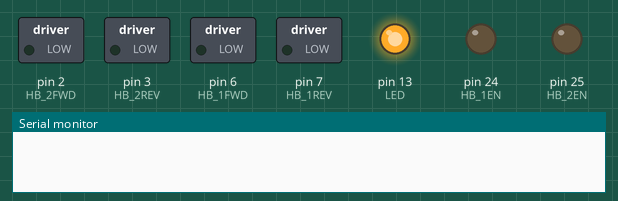
This sketch was run on a simulated Arduino Mega 2560, built with avr-gcc and run on an emulated ATmega2560. Parts: switched loads named in the sketch (green lamp = pin HIGH), output pins drawn as LEDs (lit = HIGH), the last lines printed to the serial monitor.

Above: at 0.7 s.
At 1.7 s:
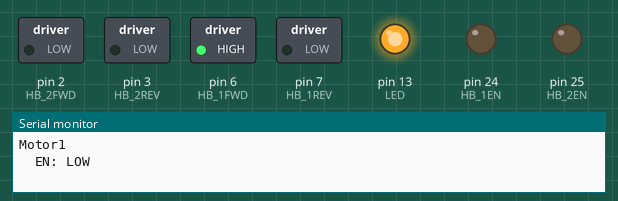
At 2.2 s:
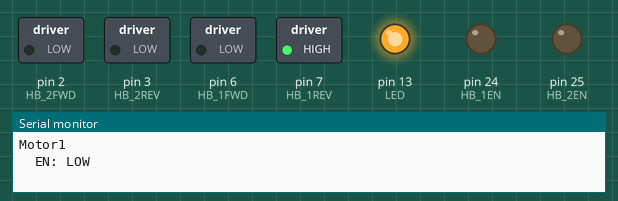
At 2.7 s:
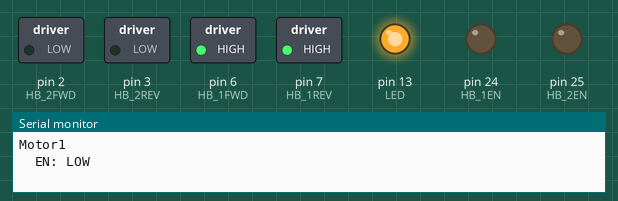
At 4.2 s:
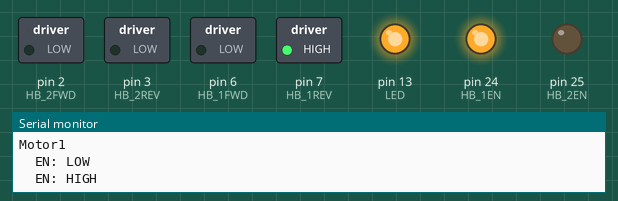
At 5.5 s:
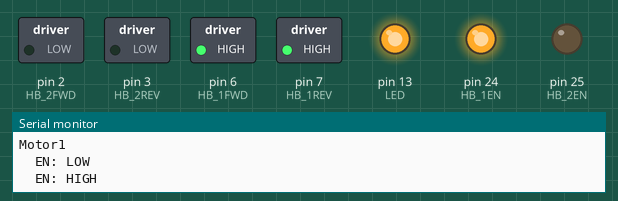
Timing chart, 0 to 6.5 s (numbered marks = the images above):
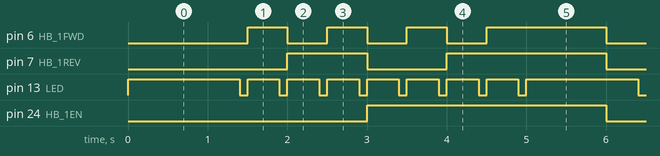

The sketch:

hb_test.ino
```cpp
/*
  hb_test.ino
  Kan gebruikt worden om de LCHB-100 H-brug te testen
*/
// H-bridge pins
#define HB_1REV   7
#define HB_1EN    24
#define HB_1FWD   6
#define HB_2REV   3
#define HB_2EN    25
#define HB_2FWD   2
// Yellow LED
#define LED      13

void setup() {
  pinMode(HB_1REV, OUTPUT);
  pinMode(HB_1EN, OUTPUT);
  pinMode(HB_1FWD, OUTPUT);
  pinMode(HB_2REV, OUTPUT);
  pinMode(HB_2EN, OUTPUT);
  pinMode(HB_2FWD, OUTPUT);
  pinMode(LED, OUTPUT);

  Serial.begin(9600);

}

void loop() {
  // Blink de LED 1 sec voor de loop begint
  digitalWrite(LED, HIGH);
  delay(1000);
  digitalWrite(LED, LOW);

  //Doe de testcyclus per motor. Blink LED 0.1s tussen elke case
  Serial.println("Motor1\n");
  Serial.println("\tEN: LOW\n");
  digitalWrite(HB_1EN, LOW);

  digitalWrite(HB_1FWD, LOW);
  digitalWrite(HB_1REV, LOW);
  digitalWrite(LED, HIGH);
  delay(400);
  digitalWrite(LED, LOW);
  delay(100);

  digitalWrite(HB_1FWD, HIGH);
  digitalWrite(HB_1REV, LOW);
  digitalWrite(LED, HIGH);
  delay(400);
  digitalWrite(LED, LOW);
  delay(100);

  digitalWrite(HB_1FWD, LOW);
  digitalWrite(HB_1REV, HIGH);
  digitalWrite(LED, HIGH);
  delay(400);
  digitalWrite(LED, LOW);
  delay(100);

  digitalWrite(HB_1FWD, HIGH);
  digitalWrite(HB_1REV, HIGH);
  digitalWrite(LED, HIGH);
  delay(400);
  digitalWrite(LED, LOW);
  delay(100);

  Serial.println("\tEN: HIGH\n");
  digitalWrite(HB_1EN, HIGH);

  digitalWrite(HB_1FWD, LOW);
  digitalWrite(HB_1REV, LOW);
  digitalWrite(LED, HIGH);
  delay(400);
  digitalWrite(LED, LOW);
  delay(100);

  digitalWrite(HB_1FWD, HIGH);
  digitalWrite(HB_1REV, LOW);
  digitalWrite(LED, HIGH);
  delay(400);
  digitalWrite(LED, LOW);
  delay(100);

  digitalWrite(HB_1FWD, LOW);
  digitalWrite(HB_1REV, HIGH);
  digitalWrite(LED, HIGH);
  delay(400);
  digitalWrite(LED, LOW);
  delay(100);

  digitalWrite(HB_1FWD, HIGH);
  digitalWrite(HB_1REV, HIGH);
  digitalWrite(LED, HIGH);
  delay(400);
  digitalWrite(LED, LOW);
  delay(100);
}
```

Measured:
- by itself, pin 6 (HB_1FWD): repeats every 5.0 s: 2 × (LOW 0.50 s, HIGH 0.50 s), LOW 0.50 s, HIGH 1.5 s, LOW 0.50 s, HIGH 0.50 s
- by itself, pin 7 (HB_1REV): repeats every 5.0 s: LOW 1.0 s, HIGH 2.0 s, LOW 1.0 s, HIGH 1.0 s
- by itself, pin 13 (LED): repeats every 5.0 s: 7 × (LOW 0.10 s, HIGH 0.40 s), LOW 0.10 s, HIGH 1.4 s
- by itself, pin 24 (HB_1EN): alternates HIGH for 3.0 s and LOW for 2.0 s
